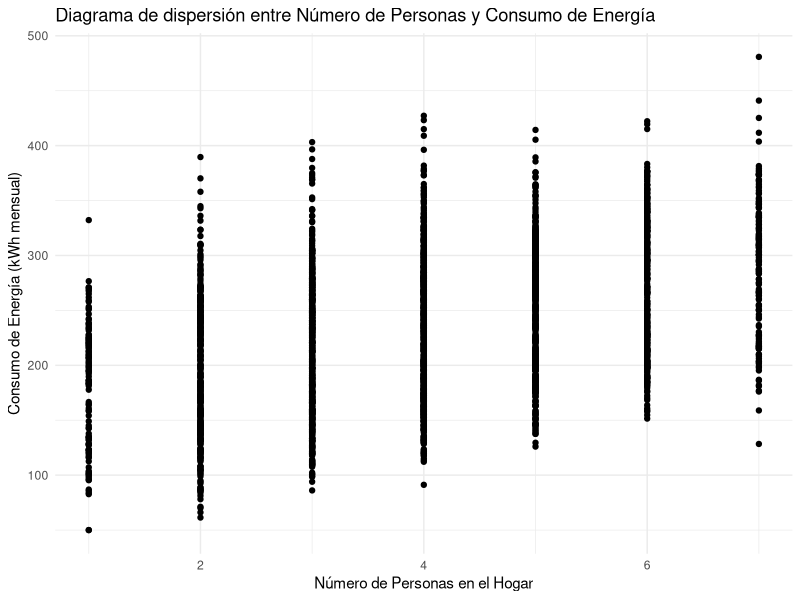
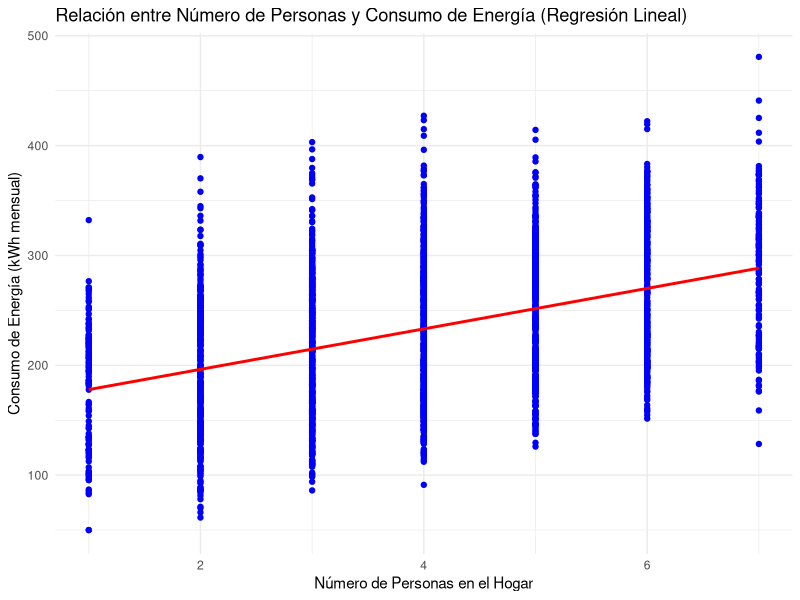
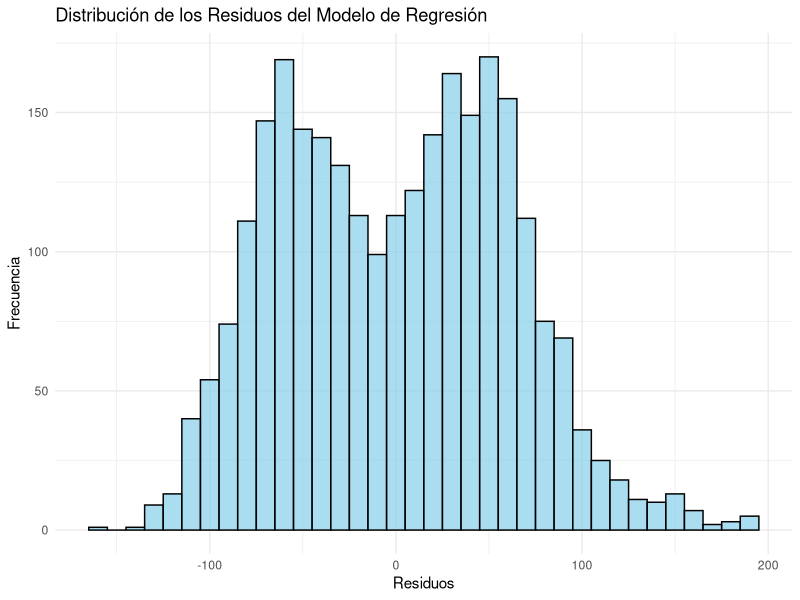
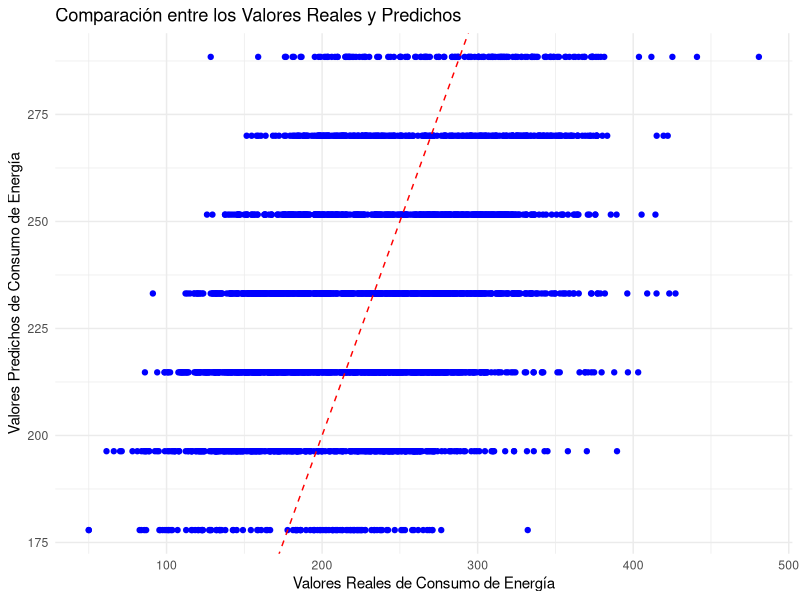
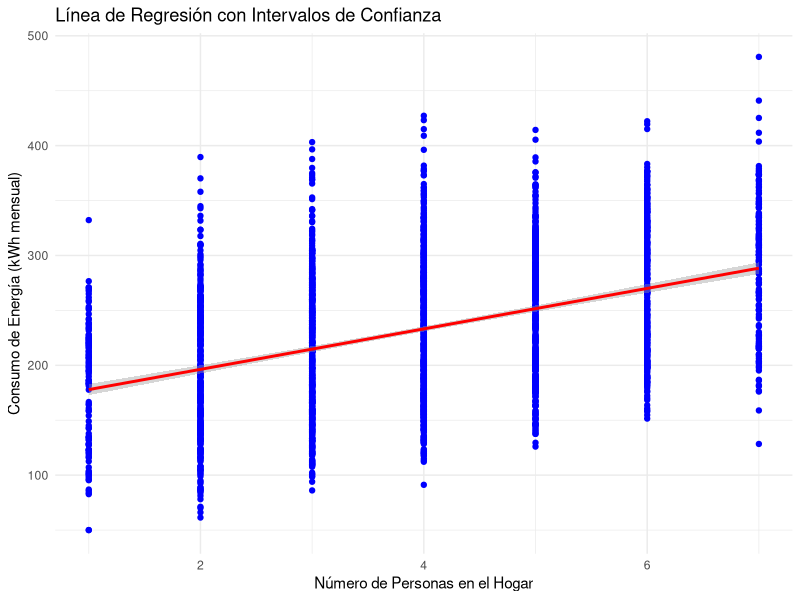
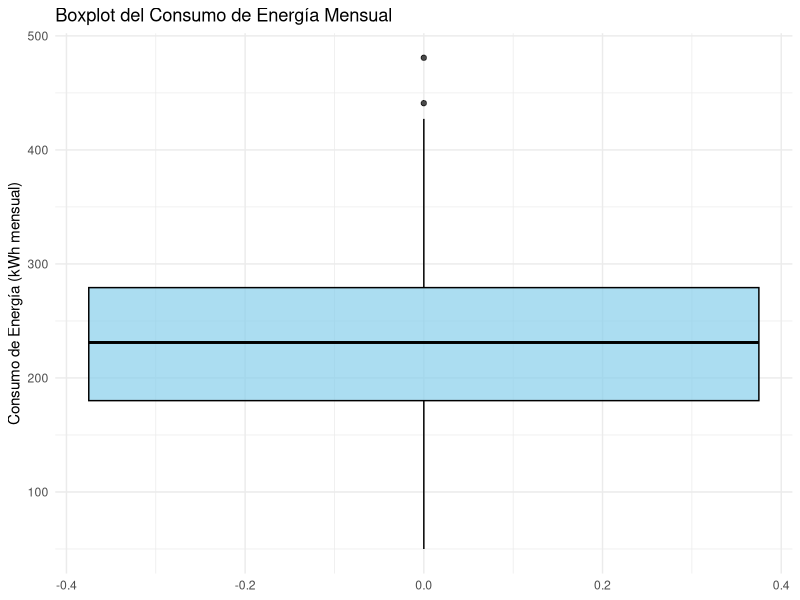
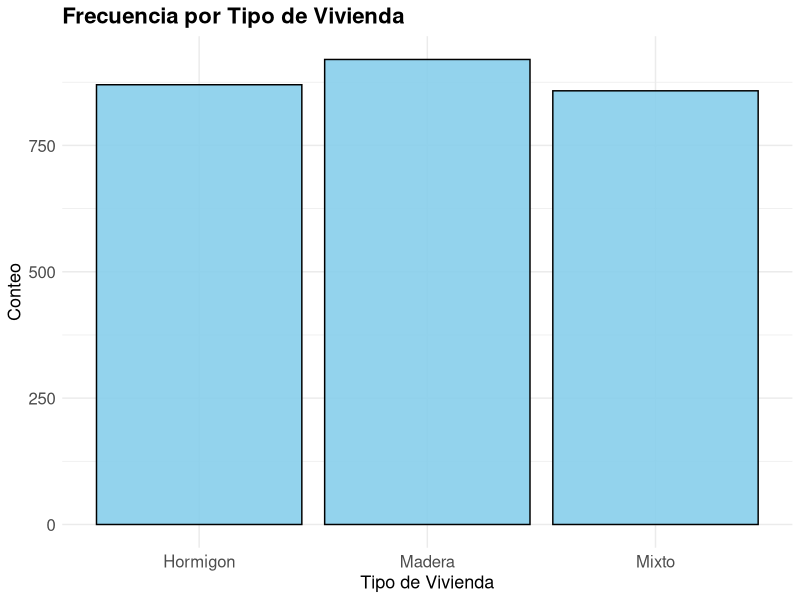
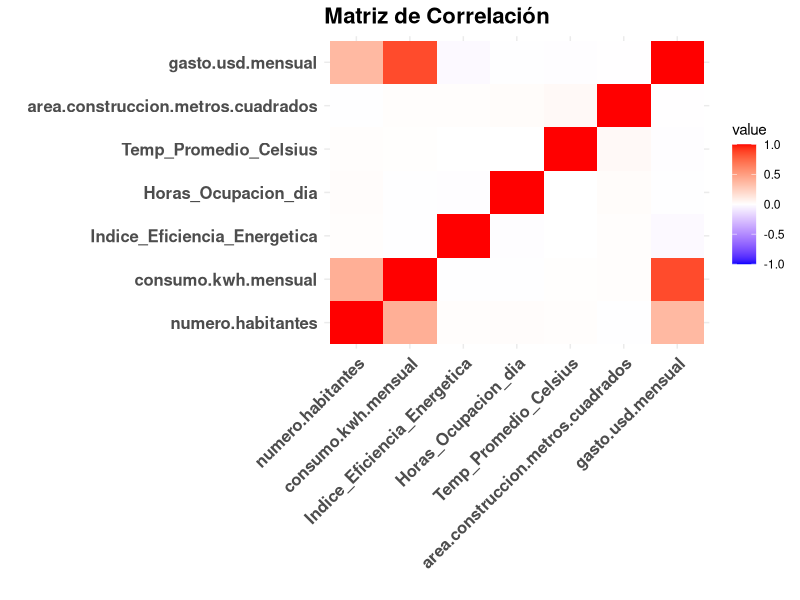

Recreate these plots in R, in order.
# 1. Cargar las librerías necesarias
library(ggplot2) # Para gráficos
library(dplyr)    # Para manipulación de datos
library(stats)    # Para regresión y análisis estadísticos
library(reshape2)



# 2. Cargar el dataset
df <- read.csv('base_consumo.csv', encoding = "ISO-8859-1")

# 3. Verificar las primeras filas de los datos
head(df)

# 4. Limpiar los datos 
# Revisar valores faltantes
sum(is.na(df))

# Eliminar filas con NA 
df <- na.omit(df)

# Estadistica Descriptiva de Variables Numericas

# 5. Análisis descriptivo de las variables
summary(df)

# 6. Gráfico de dispersión entre el número de personas y el consumo de energía
ggplot(df, aes(x = numero.habitantes, y = consumo.kwh.mensual)) +
  geom_point() +
  labs(title = "Diagrama de dispersión entre Número de Personas y Consumo de Energía",
       x = "Número de Personas en el Hogar",
       y = "Consumo de Energía (kWh mensual)") +
  theme_minimal()

# 7. Ajustar el modelo de regresión lineal simple
modelo <- lm(consumo.kwh.mensual ~ numero.habitantes, data = df)

# 8. Resumen del modelo (coeficientes, R^2, p-valor)
summary(modelo)

# 9. Evaluar el modelo con el coeficiente de determinación (R^2) y p-valor
# El valor de R^2 indica qué porcentaje de la variabilidad del consumo de energía se explica por el modelo
# El p-valor asociado al coeficiente de nro_habitantes indica si es significativo


# 10. Realizar las predicciones del consumo de energía
predicciones <- predict(modelo)

# 11. Graficar los resultados del modelo (línea de regresión sobre el diagrama de dispersión)
ggplot(df, aes(x = numero.habitantes, y = consumo.kwh.mensual)) +
  geom_point(color = "blue") +
  geom_smooth(method = "lm", se = FALSE, color = "red") +
  labs(title = "Relación entre Número de Personas y Consumo de Energía (Regresión Lineal)",
       x = "Número de Personas en el Hogar",
       y = "Consumo de Energía (kWh mensual)") +
  theme_minimal()

# 12. Evaluar el modelo: 
# Coeficientes de la regresión
coef(modelo)

# Error estándar de las estimaciones
summary(modelo)$coefficients

# 13. Evaluar la significancia del modelo (p-valor y R^2)
p_valor <- summary(modelo)$coefficients[2,4]  # p-valor del coeficiente de nro_habitantes
r2 <- summary(modelo)$r.squared  # Coeficiente de determinación

cat("El p-valor es:", p_valor, "\n")
cat("El valor de R^2 es:", r2, "\n")

# 14. Conclusiones
# Si el p-valor es bajo (por ejemplo, < 0.05) y el R^2 es alto, se puede concluir que existe una relación significativa entre el número de personas y el consumo de energía.

# 15. Gráfico de residuos
residuos <- residuals(modelo)

ggplot(data.frame(residuos), aes(x = residuos)) +
  geom_histogram(binwidth = 10, fill = "skyblue", color = "black", alpha = 0.7) +
  labs(title = "Distribución de los Residuos del Modelo de Regresión",
       x = "Residuos", y = "Frecuencia") +
  theme_minimal()

# 16. Gráfico de Predicciones vs Valores Reales
ggplot(df, aes(x = consumo.kwh.mensual, y = predicciones)) +
  geom_point(color = "blue") +
  geom_abline(slope = 1, intercept = 0, color = "red", linetype = "dashed") +
  labs(title = "Comparación entre los Valores Reales y Predichos",
       x = "Valores Reales de Consumo de Energía",
       y = "Valores Predichos de Consumo de Energía") +
  theme_minimal()

# 18. Gráfico de la línea de regresión con intervalos de confianza
ggplot(df, aes(x = numero.habitantes, y = consumo.kwh.mensual)) +
  geom_point(color = "blue") +
  geom_smooth(method = "lm", se = TRUE, color = "red") +
  labs(title = "Línea de Regresión con Intervalos de Confianza",
       x = "Número de Personas en el Hogar",
       y = "Consumo de Energía (kWh mensual)") +
  theme_minimal()


# 20. Boxplot para la variable dependiente
ggplot(df, aes(y = consumo.kwh.mensual)) +
  geom_boxplot(fill = "skyblue", color = "black", alpha = 0.7) +
  labs(title = "Boxplot del Consumo de Energía Mensual",
       y = "Consumo de Energía (kWh mensual)") +
  theme_minimal()

# 21. Estadística descriptiva adicional (IQR, sesgo, curtosis)


# 21.1. Rango intercuartílico (IQR)
IQR(df$consumo.kwh.mensual)

# 21.2. Sesgo (cálculo manual sin moments)
media <- mean(df$consumo.kwh.mensual)
desv <- sd(df$consumo.kwh.mensual)
n <- length(df$consumo.kwh.mensual)

sesgo <- sum((df$consumo.kwh.mensual - media)^3) / (n * desv^3)
sesgo   # Mostrar el sesgo

# 21.3. Curtosis (cálculo manual sin moments)
curtosis <- sum((df$consumo.kwh.mensual - media)^4) / (n * desv^4)
curtosis   # Mostrar la curtosis

# 22. Variables categóricas (frecuencias y proporciones)

# 22.1. Frecuencias de tipo de vivienda
table(df$Material_Vivienda)

# 22.2. Proporciones de tipo de vivienda
prop.table(table(df$Material_Vivienda))

# 22.3. Gráfico de barras para variable categórica
ggplot(df, aes(x = Material_Vivienda)) +
  geom_bar(fill = "skyblue", color = "black", alpha = 0.9) +
  labs(title = "Frecuencia por Tipo de Vivienda",
       x = "Tipo de Vivienda",
       y = "Conteo") +
  theme_minimal() +
  theme(
    plot.title = element_text(size = 16, face = "bold"),
    axis.text = element_text(size = 12),
    axis.title = element_text(size = 13)
  )


# 23. Matriz de correlación sin corrplot
num_vars <- df[sapply(df, is.numeric)]
corr_matrix <- cor(num_vars)

# Mostrar la matriz en consola
corr_matrix

# Gráfico de calor de correlación sin corrplot
ggplot(melt(corr_matrix), aes(Var1, Var2, fill = value)) +
  geom_tile() +
  scale_fill_gradient2(
    low = "blue",
    high = "red",
    mid = "white",
    midpoint = 0,
    limit = c(-1,1)
  ) +
  theme_minimal() +
  labs(
    title = "Matriz de Correlación",
    x = "", y = ""
  ) +
  theme(
    axis.text.x = element_text(
      angle = 45,      # Rotar texto
      hjust = 1,       # Ajustar posición a la derecha
      size = 12,       # Tamaño más grande
      face = "bold"    # Negrita para mejor lectura
    ),
    axis.text.y = element_text(
      size = 12,
      face = "bold"
    ),
    plot.title = element_text(size = 16, face = "bold")
  )

# 24. Tabla de contingencia y prueba Chi-cuadrado

# 24.1. Tabla región vs Material de vivienda
tabla_cont <- table(df$Region, df$Material_Vivienda)
tabla_cont

# 24.2. Prueba chi cuadrado
chisq.test(tabla_cont)

# 25. Prueba t de diferencia de medias

# Crear una variable categórica según el tamaño del área construida
df$Grupo_Area <- ifelse(df$area.construccion.metros.cuadrados <
                          median(df$area.construccion.metros.cuadrados),
                        "Pequeña", "Grande")

# Ver niveles (opcional)
table(df$Grupo_Area)

# Comparar consumo entre casas pequeñas y grandes
t.test(consumo.kwh.mensual ~ Grupo_Area, data = df)

# 26. Segundo modelo de regresión lineal 

# 26.1. Modelo 2: área de construcción → consumo
modelo2 <- lm(area.construccion.metros.cuadrados ~ consumo.kwh.mensual, data = df)

# 26.2. Resumen del modelo 2
summary(modelo2)

# 26.3. Gráfico del modelo 2
ggplot(df, aes(x = area.construccion.metros.cuadrados, y = consumo.kwh.mensual)) +
  geom_point(color = "green") +
  geom_smooth(method = "lm", se = TRUE, color = "red") +
  labs(title = "Modelo 2: Área de Construcción vs Consumo",
       x = "Área Construida (m2)",
       y = "Consumo (kWh mensual)") +
  theme_minimal()

# 27. Comparación entre los dos modelos de regresión

# 27.1. R² de ambos modelos
summary(modelo)$r.squared
summary(modelo2)$r.squared

# 27.2. AIC de ambos modelos
AIC(modelo)
AIC(modelo2)




